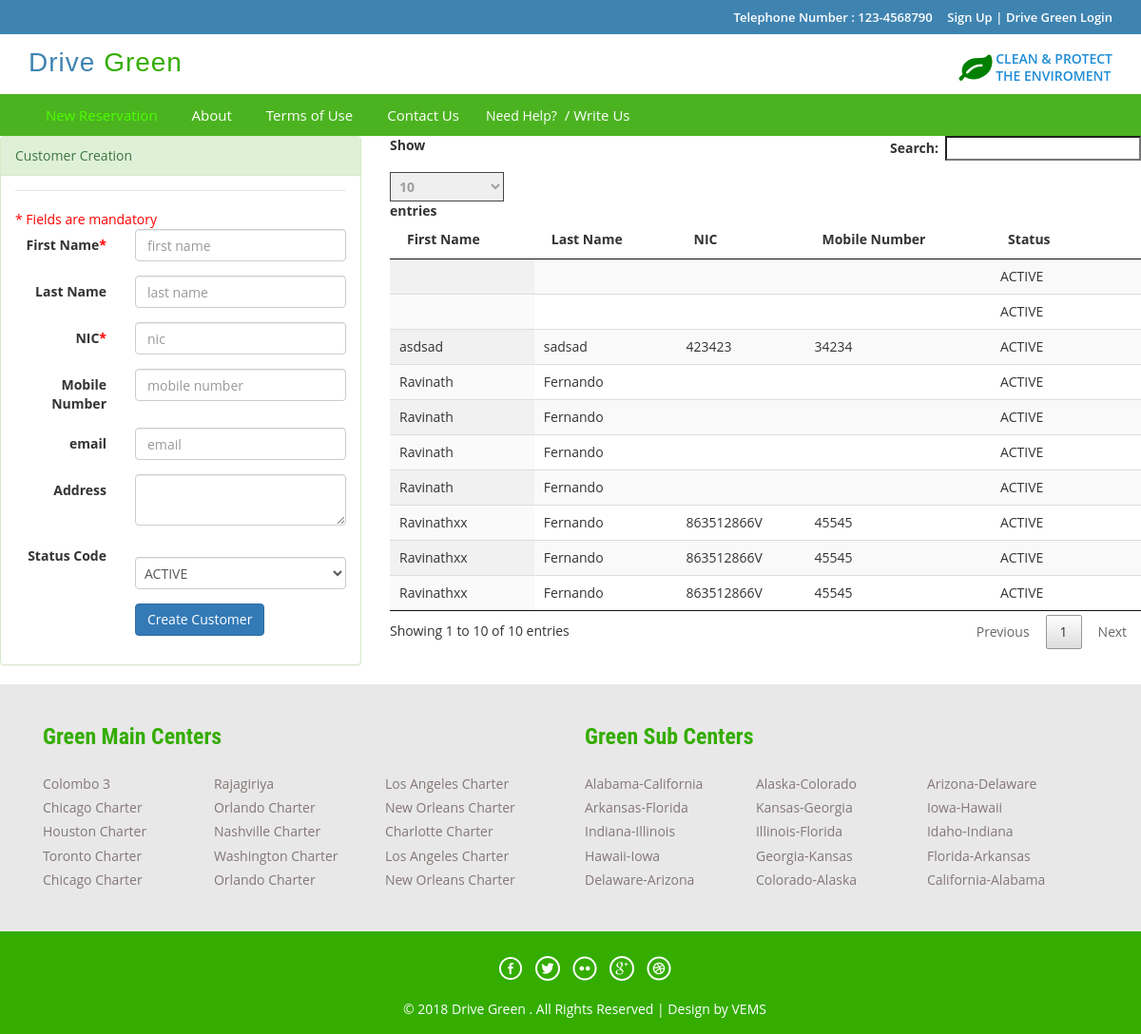
The app's page /index.php/customer_controller/loadCustomerReg, older data.
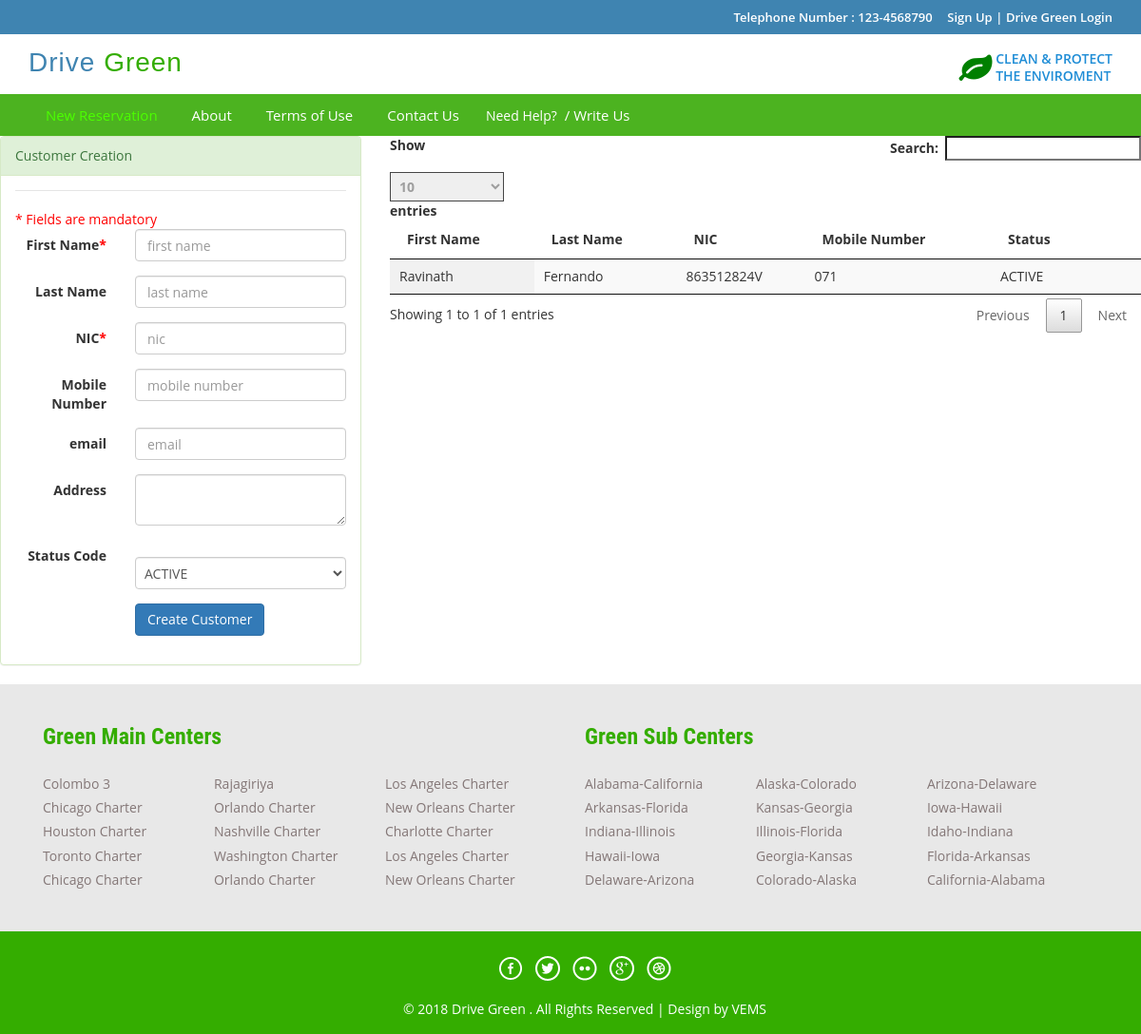
The same page, newer data.
### tables this page shows
CREATE TABLE `dg_customer` (
  `id` int(5) NOT NULL AUTO_INCREMENT,
  `first_name` varchar(50) DEFAULT NULL,
  `last_name` varchar(50) DEFAULT NULL,
  `nic` varchar(12) DEFAULT NULL,
  `pword` text,
  `mobile_number` varchar(10) DEFAULT NULL,
  `address` varchar(50) DEFAULT NULL,
  `email` varchar(50) DEFAULT NULL,
  `status_code` varchar(10) DEFAULT 'ACTIVE',
  `role_code` varchar(10) DEFAULT 'CUSTOMER',
  `created_datetime` timestamp NULL DEFAULT CURRENT_TIMESTAMP,
  `created_user` int(5) DEFAULT '0',
  PRIMARY KEY (`id`)
);

### application/controllers/Customer_Controller.php (called while the page is built, shortened)
<?php
class Customer_Controller extends CI_Controller {
    public function loadCustomerReg() {
        $this->load->model(array('Customer'));
        $customer = new Customer();
        $data['customerList'] = $customer->get();
        $data['msg'] = null;
        $this->load->view('admin/admin_customer_create', $data);
    }
}

### index.php (called while the page is built, shortened)
<?php
require_once BASEPATH.'core/CodeIgniter.php';

### application/views/_menu.php (called while the page is built)
<?php
if(null !== $this->session->userdata('userbean')){
    switch ($this->session->userdata('userbean')->role_code) {
        case 'ADMIN':
            $this->load->view('_menu_admin.php');
            break;
        case 'MANAGER':
            $this->load->view('_menu_manager.php');
            break;
        case 'STAFF':
            $this->load->view('_menu_staff.php');
            break;
        case 'CUSTOMER':
            $this->load->view('_menu_customer.php');
            break;
    }
} else {
    $this->load->view('_menu_prelogin.php');
}
?>

### application/core/my_model.php (called while the page is built, shortened)
<?php
class MY_Model extends CI_Model{
    public function get($limit=0,$offset = 0) {
        if($limit){
            $query = $this->db->get($this::DB_TABLE,$limit,$offset);
        }else{
            $query = $this->db->get($this::DB_TABLE);
        }
        $ret_val = array();
        foreach ($query->result() as $row) {
            $model = new $class;
            $model->populate($row);
            $ret_val[$row->{$this::DB_TABLE_PK}] = $model;
        }
        return $ret_val;
    }
}

### application/views/admin/admin_customer_create.php (the view, shortened to what this page needs)
<!DOCTYPE HTML>
<html>
    <head>
        <?php $this->load->view('basecss'); ?>
        <?php $this->load->view('basejs'); ?>
    </head>
    <body>
        <div class="top-header">
            <?php
            $this->load->view('_top_header.php');
            ?>
        </div>
        <div class="header">
            <?php
            $this->load->view('_header.php');
            ?>
        </div>
        <div class="footer-btm wow fadeInLeft animated" data-wow-delay=".5s">
            <div class="container">
                <div class="navigation">
                    <nav class="navbar navbar-default">
                        <div class="collapse navbar-collapse nav-wil" id="bs-example-navbar-collapse-1">
                            <nav class="cl-effect-1">
                                <?php
                                $this->load->view('_menu.php');
                                ?>
                            </nav>
                        </div>
                    </nav>
                </div>
            </div>
        </div>
        <div class="row">
            <div class="col-md-4">
                <div class="panel panel-success">
                    <div class="panel-heading ">Customer Creation</div>
                    <div class="panel-body">
                          <form class="form-horizontal" action="<?php echo site_url('Customer_Controller/add') ?>" method="post">
                    <fieldset>
                                                <span class="mando-msg">* Fields are mandatory</span>
                        <legend></legend>
                        <div class="form-group">
                            <label class="col-md-4 control-label" for="first_name">First Name<span class="mando-msg">*</span></label>
                            <div class="col-md-8">
                                <input id="first_name" required="" name="first_name" type="text" placeholder="first name" class="form-control input-md">
                            </div>
                        </div>
                        <div class="form-group">
                            <label class="col-md-4 control-label" for="last_name">Last Name</label>
                            <div class="col-md-8">
                                <input id="last_name" name="last_name" type="search" placeholder="last name" class="form-control input-md">
                            </div>
                        </div>
                        <div class="form-group">
                            <label class="col-md-4 control-label" for="nic">NIC<span class="mando-msg">*</span></label>
                            <div class="col-md-8">
                                <input id="nic" required="" name="nic" type="text" placeholder="nic" class="form-control input-md">
                            </div>
                        </div>
                        <div class="form-group">
                            <label class="col-md-4 control-label" for="mobile_number">Mobile Number</label>
                            <div class="col-md-8">
                                <input id="mobile_number" name="mobile_number" type="text" placeholder="mobile number" class="form-control input-md">
                            </div>
                        </div>
                        <div class="form-group">
                            <label class="col-md-4 control-label" for="email">email</label>
                            <div class="col-md-8">
                                <input id="email" name="email" type="text" placeholder="email" class="form-control input-md">
                            </div>
                        </div>
                        <div class="form-group">
                            <label class="col-md-4 control-label" for="address">Address</label>
                            <div class="col-md-8">
                                <textarea class="form-control" id="address" name="address"></textarea>
                            </div>
                        </div>
                        <div class="form-group">
                            <label class="col-md-4 control-label" for="status_code">Status Code</label>
                            <div class="col-md-8">
                                <select id="status_code" name="status_code" class="form-control">
                                    <option value="ACTIVE">ACTIVE</option>
                                </select>
                            </div>
                        </div>
                        <div class="form-group">
                            <label class="col-md-4 control-label" for="singlebutton"></label>
                            <div class="col-md-8">
                                <button id="singlebutton" name="singlebutton" class="btn btn-primary">Create Customer</button>
                            </div>
                        </div>
                    </fieldset>
                </form>
                    </div>
                </div>
            </div>
            <div class="col-md-8">
                <table id="example" class="display" cellspacing="0" width="100%">
                    <thead>
                        <tr>
                            <th>First Name</th>
                            <th>Last Name</th>
                            <th>NIC</th>
                            <th>Mobile Number</th>
                            <th>Status</th>
                            <th></th>
                        </tr>
                    </thead>
                    <tbody>
                        <?php foreach ($customerList as $value) {
                            ?>
                            <tr>
                                <td><?php echo $value->first_name ?></td>
                                <td><?php echo $value->last_name ?></td>
                                <td><?php echo $value->nic ?></td>
                                <td><?php echo $value->mobile_number ?></td>
                                <td><?php echo $value->status_code ?> </td>
                                <td></td>
                            </tr>
                            <?php
                        }
                        ?>
                    </tbody>
                </table>
                <link href="css/jquery.dataTables.min.css" rel="stylesheet" type="text/css"/>
            </div>
        </div>
        <div class="footer-top">
            <div class="container">
                <?php $this->load->view('_footer_branch'); ?>
            </div>
        </div>
        <div class="copy-right">
            <div class="container">
                <?php
                $this->load->view('_footer.php');
                ?>
            </div>
        </div>
    </body>
</html>

### application/views/basecss.php
<link href="<?php echo site_url('css/bootstrap.css');?>" rel='stylesheet' type='text/css' />
<link href="<?php echo site_url('css/style.css');?>" rel='stylesheet' type='text/css' />
<link href="<?php echo site_url('css/font-awesome.css');?>" rel="stylesheet">
<link href="<?php echo site_url('css/animate.css');?>" rel="stylesheet" type="text/css" media="all">
<link href='<?php echo site_url('css/fullcalendar.min.css');?>' rel='stylesheet' />
<link href='<?php echo site_url('css/fullcalendar.print.min.css');?>' rel='stylesheet' media='print' />
<link href='<?php echo site_url('css/jquery.dataTables.min.css');?>' rel='stylesheet' />

### application/views/_top_header.php
<?php if(null !== $this->session->userdata('userbean')){ ?>
    <div class="container">
    <ul class="tp-hd-lft wow fadeInLeft animated" data-wow-delay=".5s">
        <li class="hm"><a href="index.html"><i class="fa fa-home"></i></a></li>
    </ul>
    <ul class="tp-hd-rgt wow fadeInRight animated" data-wow-delay=".5s">
        <li class="tol">
            <?php
            if ($this->session->userdata('userbean')) {
                $userbean = $this->session->userdata('userbean');
            } else {
                header("Location:" . site_url('User_Controller/logout'));
            }
            ?> Welcome <?= $userbean->first_name; ?>
        <li class="sigi">
            <a href="<?php echo site_url('User_Controller/logout'); ?>"  data-target="#myModal4" >
                [<?= $userbean->role_code; ?>] | Logout</a>
        </li>
        </li>
    </ul>
    <div class="clearfix"></div>
</div>
<?php }else{  ?>
<div class="container">
    <ul class="tp-hd-rgt wow fadeInRight animated" data-wow-delay=".5s">
        <li class="tol">Telephone Number : 123-4568790</li>
        <li class="sig"><a href="#" data-toggle="modal" data-target="#myModal" >Sign Up</a> </li>
        <li class="sigi"> | <a href="#" data-toggle="modal" data-target="#myModal5" > Drive Green Login</a></li>
    </ul>
    <div class="clearfix"></div>
</div>
<?php }?>

### application/views/_header.php (shortened to what this page needs)
<div class="container">
                <div class="logo wow fadeInDown animated" data-wow-delay=".5s">
                    <a href="<?= base_url()?>">Drive <span>Green</span></a>
                </div>
                <div class="lock fadeInDown animated" data-wow-delay=".5s">
                    <li><i style="font-size: 35px;color: green" class="fa fa-leaf"></i></li>
                    <li><div class="securetxt">CLEAN &amp; PROTECT<br> THE ENVIROMENT</div></li>
                </div>
                <div class="clearfix"></div>
</div>

### application/views/_menu_prelogin.php
<ul class="nav navbar-nav">
   <li class="active"><a href="customer_new_reservation.php">New Reservation</a></li>
            <li><a href="<?php echo base_url('Menu_Controller/about'); ?>">About</a></li>
            <li><a href="<?php echo base_url('Menu_Controller/terms'); ?>">Terms of Use</a></li>
            <li><a href="<?php echo base_url('Menu_Controller/contact'); ?>">Contact Us</a></li>
            <li>Need Help?<a href="#" data-toggle="modal" data-target="#myModal3"> / Write Us </a>  </li>
    <div class="clearfix"></div>
</ul>

### application/views/_footer_branch.php
<div class="col-md-6 footer-left wow fadeInLeft animated" data-wow-delay=".5s">
                   <h3>Green Main Centers</h3>
                   <ul>
                       <li><a href="bus.html">Colombo 3 </a></li>
                       <li><a href="bus.html">Rajagiriya</a></li>
                       <li><a href="bus.html">Los Angeles Charter</a></li>
                       <li><a href="bus.html">Chicago Charter</a></li>
                       <li><a href="bus.html">Orlando Charter</a></li>
                       <li><a href="bus.html">New Orleans Charter</a></li>
                       <li><a href="bus.html">Houston Charter</a></li>
                       <li><a href="bus.html">Nashville Charter</a></li>
                       <li><a href="bus.html">Charlotte Charter</a></li>
                       <li><a href="bus.html">Toronto Charter</a></li>
                       <li><a href="bus.html">Washington Charter</a></li>
                       <li><a href="bus.html">Los Angeles Charter</a></li>
                       <li><a href="bus.html">Chicago Charter</a></li>
                       <li><a href="bus.html">Orlando Charter</a></li>
                       <li><a href="bus.html">New Orleans Charter</a></li>
                       <div class="clearfix"></div>
                   </ul>
               </div>
               <div class="col-md-6 footer-left wow fadeInRight animated" data-wow-delay=".5s">
                   <h3>Green Sub Centers</h3>
                   <ul>
                       <li><a href="travels.html">Alabama-California</a></li>
                       <li><a href="travels.html">Alaska-Colorado</a></li>
                       <li><a href="travels.html">Arizona-Delaware</a></li>
                       <li><a href="travels.html">Arkansas-Florida</a></li>
                       <li><a href="travels.html">Kansas-Georgia</a></li>
                       <li><a href="travels.html">Iowa-Hawaii</a></li>
                       <li><a href="travels.html">Indiana-Illinois</a></li>
                       <li><a href="travels.html">Illinois-Florida</a></li>
                       <li><a href="travels.html">Idaho-Indiana</a></li>
                       <li><a href="travels.html">Hawaii-Iowa</a></li>
                       <li><a href="travels.html">Georgia-Kansas</a></li>
                       <li><a href="travels.html">Florida-Arkansas</a></li>
                       <li><a href="travels.html">Delaware-Arizona</a></li>
                       <li><a href="travels.html">Colorado-Alaska</a></li>
                       <li><a href="travels.html">California-Alabama</a></li>
                       <div class="clearfix"></div>
                   </ul>
               </div>
               <div class="clearfix"></div>

### application/views/_footer.php
<div class="copy-right">
    <div class="container">
         <div class="footer-social-icons wow fadeInDown animated animated" data-wow-delay=".5s" style="visibility: visible; animation-delay: 0.5s; animation-name: fadeInDown;">
            <ul>
                <li><a class="facebook" href="#"><span>Facebook</span></a></li>
                <li><a class="twitter" href="#"><span>Twitter</span></a></li>
                <li><a class="flickr" href="#"><span>Flickr</span></a></li>
                <li><a class="googleplus" href="#"><span>Google+</span></a></li>
                <li><a class="dribbble" href="#"><span>Dribbble</span></a></li>
            </ul>
        </div>
        <p class="wow zoomIn animated animated" data-wow-delay=".5s" style="visibility: visible; animation-delay: 0.5s; animation-name: zoomIn;">© 2018 Drive Green . All Rights Reserved | Design by  <a href="#" target="_blank">VEMS</a> </p>
    </div>
</div>

Row changes from the older to the newer data that the page shows:
removed dg_customer: first_name "Ravinath", last_name "Fernando", status_code "ACTIVE"
removed dg_customer: status_code "ACTIVE"
removed dg_customer: first_name "Ravinath", last_name "Fernando", status_code "ACTIVE"
removed dg_customer: status_code "ACTIVE"
removed dg_customer: first_name "Ravinath", last_name "Fernando", status_code "ACTIVE"
removed dg_customer: first_name "asdsad", last_name "sadsad", nic "423423", mobile_number "34234", status_code "ACTIVE"
removed dg_customer: first_name "Ravinathxx", last_name "Fernando", nic "863512866V", mobile_number "45545", status_code "ACTIVE"
removed dg_customer: first_name "Ravinathxx", last_name "Fernando", nic "863512866V", mobile_number "45545", status_code "ACTIVE"
removed dg_customer: first_name "Ravinathxx", last_name "Fernando", nic "863512866V", mobile_number "45545", status_code "ACTIVE"
changed dg_customer "Ravinath": nic (not shown) → "863512824V"; mobile_number (not shown) → "071"
Text that changed along with them:
text written by a page script: "Show entries Search: Showing 1 to 10 of 10 entries Previous 1 Next" → "Show entries Search: Showing 1 to 1 of 1 entries Previous 1 Next"
